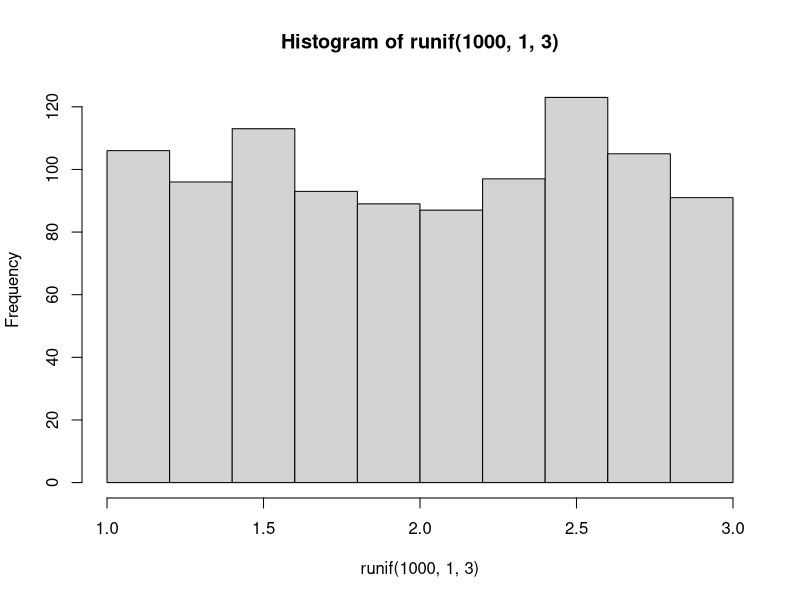
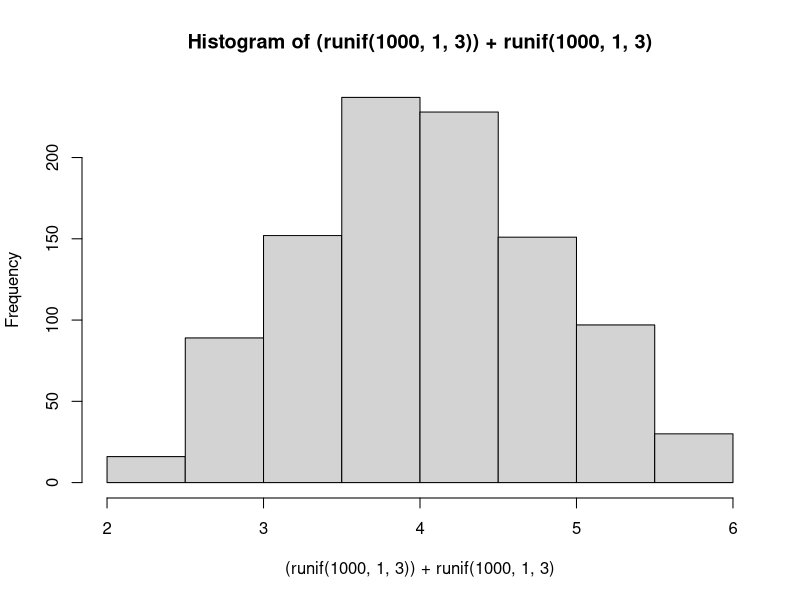
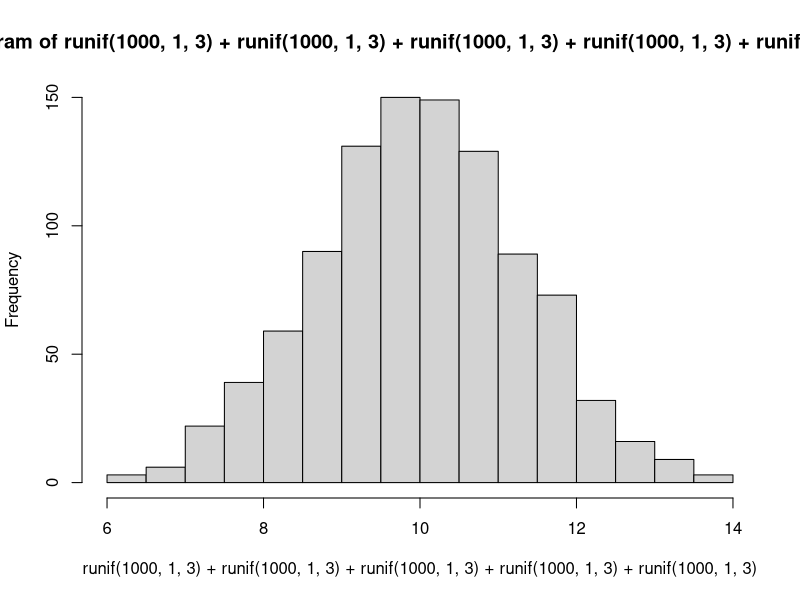

R code for these plots, in order:
# Problem Set: Fundamentals of Statistics
# Problem Number 6
# Status: In Progress
# Heatherlee Leary
# hleary@arizona.edu



#### OBJECTIVES ##########################################################################################################

# Imagine height is genetically determined by the combined (that is, the sum) effect of several genes (polygenic trait). 
# Assume that each gene has an effect on height as a uniform distribution with min=1 and max=3. 
# Simulate an stochastic model of height for 1,000 random people based on 1 gene, 2 genes, and 5 genes. 
# As we increase the number of genes, what is the resulting height distribution?

##########################################################################################################################


hist(runif(1000,1,3))

hist((runif(1000,1,3)) + runif(1000,1,3))

hist(runif(1000,1,3) + runif(1000,1,3) + runif(1000,1,3) + runif(1000,1,3)+ runif(1000,1,3))


# As we increase the number of genes, what is the resulting height distribution?
